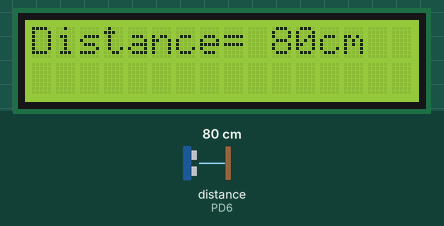
This program was run on a simulated ATmega32, built with avr-gcc and emulated at 8 MHz. On the bench: 16×2 character LCD. Wiring (inferred from the names in the program): ultrasonic range finder: trigger PB5; echo PD6; character LCD (HD44780): RS PB0; R/W PB1; E PB2; data PA0, PA1, PA2, PA3, PA4, PA5, PA6, PA7. The inputs (shaded band) are chosen by the test bench; at power-on: distance to the obstacle (sensor on PD6) 80 cm. The echo pulse lasts 58.3 µs per cm.

Above: at 1.2 s.
1.3 s: distance to the obstacle (sensor on PD6) set to 60 cm
2.8 s: distance to the obstacle (sensor on PD6) set to 2 cm
At 3.2 s:
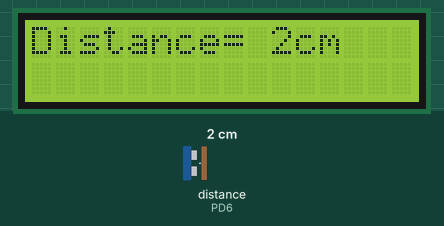
4.3 s: distance to the obstacle (sensor on PD6) set to 4 cm
At 4.6 s:
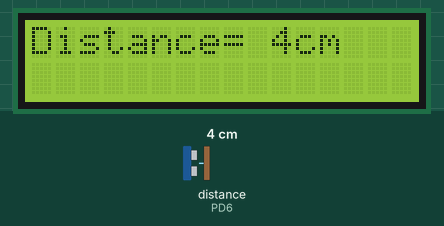
Timing chart, 0 to 7.3 s (numbered marks = the images above; inputs shaded):
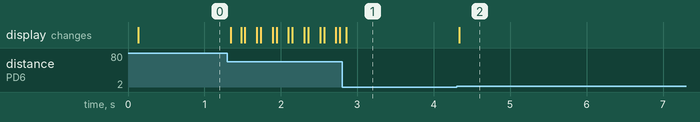

The program:

main.c
```c
/******************************************************************************
 *
 * Title: 		Distance Measuring Project
 *
 * Description: This application uses GPIO, ICU, LCD, Ultrasonic Sensor
 * 				to measure the distance sensed by the Ultrasonic sensor, then
 * 				display this distance on the LCD
 *
 * Author:		Moaz Mohamed
 *
 * Date: 		11/10/2022
 *
 *******************************************************************************/

/*******************************************************************************
 *                                Includes                                     *
 *******************************************************************************/
#include "lcd.h"
#include "ultrasonic.h"
#include <avr/io.h>/*To access SREG register*/

/*********************Program starts here*********************/
int main(void)
{
	/*variable to store the distance*/
	uint16 distance=0;

	/* Enable Global Interrupt I-Bit */
	SREG |= (1<<7);

	/*Hardware Initializations*/
	LCD_init();
	Ultrasonic_init();

	/*Display "Distance= " only once at the beginning*/
	LCD_displayString("Distance= ");

	/*Program Logic*/
	while(1)
	{
		/*Read the distance sensed by the ultrasonic sensor*/
		distance=Ultrasonic_readDistance();

		/*Display this distance at row 0 and column 10 on the LCD*/
		LCD_moveCursor(0, 10);
		LCD_integerToString(distance);

		/*Add "cm" notation to the displayed number*/
		LCD_displayString("cm ");

	}
}
```

icu.c
```c
 /******************************************************************************
 *
 * Module: ICU
 *
 * File Name: icu.c
 *
 * Description: Source file for the AVR ICU driver
 *
 * Author: Moaz Mohamed
 *
 *******************************************************************************/

#include "icu.h"
#include <avr/io.h> /*To access Timer1 Registers*/
#include <avr/interrupt.h> /*To Type ICU ISR*/

/*******************************************************************************
 *                           Global Variables                                  *
 *******************************************************************************/
/*Global variable to hold the address of the call back function*/
static volatile void (*g_callBackPtr)(void)=NULL_PTR;

/*******************************************************************************
 *                       Interrupt Service Routines                            *
 *******************************************************************************/
ISR(TIMER1_CAPT_vect)
{
	if(g_callBackPtr!=NULL_PTR)
	{
		/* Call the Call Back function in the application after the edge is detected */
		(*g_callBackPtr)();
	}
}

/*******************************************************************************
 *                      Functions Definitions                                  *
 *******************************************************************************/
/*
 * Description : Function to initialize the ICU driver
 * 	1. Set the required clock.
 * 	2. Set the required edge detection.
 * 	3. Enable the Input Capture Interrupt.
 * 	4. Initialize Timer1 Registers
 */
void Icu_init(const Icu_ConfigType * Config_Ptr )
{
	/* Configure ICP1/PD6 as i/p pin */
	DDRD &= ~(1<<PD6);

	/*Set FOCA & FOC1B, and clear other bits in TCCR1A*/
	TCCR1A=(1<<FOC1A)|(1<<FOC1B);

	/*Configure Edge & clock for ICU*/
	TCCR1B=(TCCR1B&0xA0)|(Config_Ptr->clock)|(Config_Ptr->edge<<ICES1);

	/*initialize Timer1 counter*/
	TCNT1=0;

	/* Initial Value for the input capture register */
	ICR1 = 0;

	/*Enable ICU interrupt*/
	TIMSK|=(1<<TICIE1);
}
/*
 * Description: Function to set the Call Back function address.
 */
void Icu_setCallBack(void(*a_ptr)(void))
{
	/*assign the address of the call back function to the global variable to be able
	 * to call it in the ISR
	 */
	g_callBackPtr=a_ptr;
}
/*
 * Description: Function to set the required edge detection.
 */
void Icu_setEdgeDetectionType(const Icu_EdgeType edgeType)
{
	/*Set the edge selection bit in TCCR1B as required*/
	TCCR1B=(TCCR1B&0xBF)|(edgeType<<ICES1);
}
/*
 * Description: Function to get the Timer1 Value when the input is captured
 *              The value stored at Input Capture Register ICR1
 */
uint16 Icu_getInputCaptureValue(void)
{
	return ICR1;
}
/*
 * Description: Function to clear the Timer1 Value to start count from ZERO
 */
void Icu_clearTimerValue(void)
{
	/*Set TCNT1 to equal zero*/
	TCNT1=0;
}
/*
 * Description: Function to disable the Timer1 to stop the ICU Driver
 */
void Icu_DeInit(void)
{
	/*Clear Timer1 registers*/
	TCCR1A=0;
	TCCR1B=0;
	TCNT1=0;
	ICR1=0;

	/*Disable ICU interrupt*/
	TIMSK&=~(1<<TICIE1);
}
```

icu.h
```c
 /******************************************************************************
 *
 * Module: ICU
 *
 * File Name: icu.h
 *
 * Description: Header file for the AVR ICU driver
 *
 * Author: Moaz Mohamed
 *
 *******************************************************************************/

#ifndef ICU_H_
#define ICU_H_

#include "std_types.h"

/*******************************************************************************
 *                         Types Declaration                                   *
 *******************************************************************************/
typedef enum
{
	NO_CLOCK,F_CPU_CLOCK,F_CPU_8,F_CPU_64,F_CPU_256,F_CPU_1024
}Icu_Clock;

typedef enum
{
	FALLING,RISING
}Icu_EdgeType;

typedef struct
{
	Icu_Clock clock;
	Icu_EdgeType edge;
}Icu_ConfigType;

/*******************************************************************************
 *                      Functions Prototypes                                   *
 *******************************************************************************/
/*
 * Description : Function to initialize the ICU driver
 * 	1. Set the required clock.
 * 	2. Set the required edge detection.
 * 	3. Enable the Input Capture Interrupt.
 * 	4. Initialize Timer1 Registers
 */
void Icu_init(const Icu_ConfigType * Config_Ptr);

/*
 * Description: Function to set the Call Back function address.
 */
void Icu_setCallBack(void(*a_ptr)(void));

/*
 * Description: Function to set the required edge detection.
 */
void Icu_setEdgeDetectionType(const Icu_EdgeType edgeType);

/*
 * Description: Function to get the Timer1 Value when the input is captured
 *              The value stored at Input Capture Register ICR1
 */
uint16 Icu_getInputCaptureValue(void);

/*
 * Description: Function to clear the Timer1 Value to start count from ZERO
 */
void Icu_clearTimerValue(void);

/*
 * Description: Function to disable the Timer1 to stop the ICU Driver
 */
void Icu_DeInit(void);

#endif /* ICU_H_ */
```

ultrasonic.c
```c
/******************************************************************************
 *
 * Module: Ultrasonic Sensor
 *
 * File Name: ultrasonic.c
 *
 * Description: Source file for the Ultrasonic Sensor driver
 *
 * Author: Moaz Mohamed
 *
 *******************************************************************************/

#include "ultrasonic.h"
#include "gpio.h"
#include "icu.h"
#include <util/delay.h>/*To use 10us delay in Ultrasonic_Trigger() function*/
#include <math.h> /*To use the ceil() function in Ultrasonic_readDistance() function*/

/*******************************************************************************
 *                           Global Variables                                  *
 *******************************************************************************/

/*Flag to tell whether to start distance calculations or not, i.e., ISR has happened
 * and edgeProcessing() has finished calculating the high time.
 */
static volatile uint8 g_startCalculations=0;

/*Global variable to store the calculated high time*/
static volatile uint16 g_highTime=0;

/*This interrupt counter is used to aid in calculating the high time in the edgeProcessing function*/
static volatile uint8 g_interruptCounter=0;

/*******************************************************************************
 *                     Static Functions Prototypes                             *
 *******************************************************************************/
/*
 * Description: This function is responsible for:
 * 1- Sending the trigger pulse to the ultrasonic sensor.
 */
static void Ultrasonic_Trigger(void);

/*******************************************************************************
 *                      Functions Definitions                                  *
 *******************************************************************************/

/*
 * Description: This function is responsible for:
 * 1- Initialize The ICU module as required.
 * 2- Setup the ICU call back function.
 * 3- Setup the direction for the trigger pin as output pin through the GPIO driver.
 */
void Ultrasonic_init(void)
{
	/*Configuration Structure for the ICU*/
#if (ICU_TIMER_PRESCALER == 1)

	Icu_ConfigType Icu_Config_Struct={F_CPU_CLOCK,RISING};

#elif (ICU_TIMER_PRESCALER == 8)

	Icu_ConfigType Icu_Config_Struct={F_CPU_8,RISING};

#elif (ICU_TIMER_PRESCALER == 64)

	Icu_ConfigType Icu_Config_Struct={F_CPU_64,RISING};

#elif (ICU_TIMER_PRESCALER == 256)

	Icu_ConfigType Icu_Config_Struct={F_CPU_256,RISING};

#elif (ICU_TIMER_PRESCALER == 1024)

	Icu_ConfigType Icu_Config_Struct={F_CPU_1024,RISING};

#endif
	/*Initialize the ICU*/
	Icu_init(&Icu_Config_Struct);

	/*Send the call back function of the ultrasonic to the ICU driver
	 * to be called when an edge is detected, .i.e, interrupt.
	 */
	Icu_setCallBack(Ultrasonic_edgeProcessing);

	/*Setup the direction of the trigger pin as output pin*/
	GPIO_setupPinDirection(ULTRASONIC_TRIGGER_PORT_ID, ULTRASONIC_TRIGGER_PIN_ID, PIN_OUTPUT);
}

/*
 * Description: This function is responsible for:
 * 1- Sending the trigger pulse to the ultrasonic sensor.
 */
static void Ultrasonic_Trigger(void)
{
	/*Set the trigger Pin high for 10 us*/
	GPIO_writePin(ULTRASONIC_TRIGGER_PORT_ID, ULTRASONIC_TRIGGER_PIN_ID, LOGIC_HIGH);
	_delay_us(TRIGGER_PIN_DELAY_TIME_MICROSECONDS);

	/*Clear the trigger pin*/
	GPIO_writePin(ULTRASONIC_TRIGGER_PORT_ID, ULTRASONIC_TRIGGER_PIN_ID, LOGIC_LOW);
}

/*
 * Description: This function is responsible for:
 * 1- Send the trigger pulse by using Ultrasonic_Trigger function.
 * 2- Start the measurements by the ICU from this moment.
 */
uint16 Ultrasonic_readDistance(void)
{
	static uint16 distance=0;

	/*Send the trigger pulse*/
	Ultrasonic_Trigger();

	/*Start the high time, when high time is calculated, .i.e, The g_startCalculations=1*/
	if(g_startCalculations==1)
	{
		/*Set the flag to zero for the next time*/
		g_startCalculations=0;

		/*Calculate the distance, then return it*/
		distance=(uint16)ceil((((float64)(SOUND_SPEED_CENTIMETERS_SECONDS/2)/(float64)(FREQ_CPU_CLOCK))*((float64)g_highTime)*(float64)ICU_TIMER_PRESCALER));

		/*Error handling at specific cases. After this handling, the driver can accurately calculate the distance up to 4 meters with no error*/
		if(distance>=59&&distance<129)
		{
			/*if distance >= 59 the error is -1, so we add 1 to distance*/
			distance+=1;
		}
		else if(distance>=129&&distance<199)
		{
			/*if distance >= 129 the error is -2, so we add 2 to distance*/
			distance+=2;
		}
		else if(distance>=199&&distance<270)
		{
			/*if distance >= 199 the error is -3, so we add 3 to distance*/
			distance+=3;
		}
		else if(distance>=270&&distance<343)
		{
			/*if distance >= 270 the error is -4, so we add 4 to distance*/
			distance+=4;
		}
		else if(distance>=343)
		{
			/*if distance >= 270 the error is -5, so we add 5 to distance*/
			distance+=5;
		}

		/*Return the modified distance*/
		return distance;

	}
	else
	{
		/*return old calculated distance for now till new distance is calculated, because it's a static variable*/
		return distance;
	}

}

/*
 * Description: This function is responsible for:
 * 1- This is the call back function called by the ICU driver.
 * 2- This is used to calculate the high time (pulse time) generated by the ultrasonic sensor.
 */
void Ultrasonic_edgeProcessing(void)
{
	g_interruptCounter++;
	/*Check for first rising edge*/
	if(g_interruptCounter==1)
	{
		/*Clear the timer to start high time calculation from this moment*/
		Icu_clearTimerValue();
		/*Set ICU to operate with falling edge to get the high time when ISR is called next time*/
		Icu_setEdgeDetectionType(FALLING);
	}
	else if(g_interruptCounter==2)
	{
		/*Read the highTime value*/
		g_highTime=Icu_getInputCaptureValue();
		/*Set the ICU to operate with rising edge again, .i.e reinitialize the ICU for next distance calculation*/
		Icu_setEdgeDetectionType(RISING);
		/*Reset the interrupt counter*/
		g_interruptCounter=0;
		/*set the g_startCalculations=1 to allow the Ultrasonic_readDistance(void) to do distance calculation*/
		g_startCalculations=1;
	}
	else
	{
		/*Do Nothing, the program will never enter here*/
	}
}
```

ultrasonic.h
```c
/******************************************************************************
 *
 * Module: Ultrasonic Sensor
 *
 * File Name: ultrasonic.h
 *
 * Description: Header file for the Ultrasonic Sensor driver
 *
 * Author: Moaz Mohamed
 *
 *******************************************************************************/

#ifndef ULTRASONIC_H_
#define ULTRASONIC_H_

#include "std_types.h"

/*******************************************************************************
 *                                Definitions                                  *
 *******************************************************************************/

/*Ultrasonic Pins connections*/
#define ULTRASONIC_TRIGGER_PORT_ID						PORTB_ID
#define ULTRASONIC_TRIGGER_PIN_ID						PIN5_ID

#define ULTRASONIC_ECHO_PORT_ID							PORTD_ID
#define ULTRASONIC_ECHO_PIN_ID							PIN6_ID


#define TRIGGER_PIN_DELAY_TIME_MICROSECONDS				10
#define SOUND_SPEED_CENTIMETERS_SECONDS					34000

#define ICU_TIMER_PRESCALER								8
#define FREQ_CPU_CLOCK									8000000
/*******************************************************************************
 *                      Functions Prototypes                                   *
 *******************************************************************************/

/*
 * Description: This function is responsible for:
 * 1- Initialize The ICU module as required.
 * 2- Setup the ICU call back function.
 * 3- Setup the direction for the trigger pin as output pin through the GPIO driver.
 */
void Ultrasonic_init(void);

/*
 * Description: This function is responsible for:
 * 1- Send the trigger pulse by using Ultrasonic_Trigger function.
 * 2- Start the measurements by the ICU from this moment.
 */
uint16 Ultrasonic_readDistance(void);

/*
 * Description: This function is responsible for:
 * 1- This is the call back function called by the ICU driver.
 * 2- This is used to calculate the high time (pulse time) generated by the ultrasonic sensor.
 */
void Ultrasonic_edgeProcessing(void);

#endif /* ULTRASONIC_H_ */
```

lcd.h
```c
/******************************************************************************
 *
 * Module: LCD
 *
 * File Name: lcd.h
 *
 * Description: Header file for the LCD driver
 *
 * Author: Moaz Mohamed
 *
 *******************************************************************************/

#ifndef LCD_H_
#define LCD_H_

#include "std_types.h"

/*******************************************************************************
 *                                Definitions                                  *
 *******************************************************************************/
/*To determine the connections of RW pin, if
 * it's connected to the MCU
 */
#define LCD_RW_IS_CONNECTED_TO_MCU

/* LCD Data bits mode configuration, its value should be 4 or 8*/
#define LCD_DATA_BITS_MODE 8

#if ((LCD_DATA_BITS_MODE!=4)&&(LCD_DATA_BITS_MODE!=8))

#error "Data bits mode should either be 4 or 8"

#endif

/* LCD HW Ports and Pins Ids */
#define LCD_RS_PORT_ID                 PORTB_ID
#define LCD_RS_PIN_ID                  PIN0_ID

#define LCD_E_PORT_ID                  PORTB_ID
#define LCD_E_PIN_ID                   PIN2_ID

#define LCD_DATA_PORT_ID               PORTA_ID

#ifdef LCD_RW_IS_CONNECTED_TO_MCU

#define LCD_RW_PORT_ID                 PORTB_ID
#define LCD_RW_PIN_ID                  PIN1_ID

#endif

#if (LCD_DATA_BITS_MODE==4)

#define LCD_DATA_DB4_PIN_ID			   PIN3_ID
#define LCD_DATA_DB5_PIN_ID			   PIN4_ID
#define LCD_DATA_DB6_PIN_ID			   PIN5_ID
#define LCD_DATA_DB7_PIN_ID			   PIN6_ID

#endif

/* LCD Commands */
#define LCD_CLEAR_COMMAND                    0x01
#define LCD_GO_TO_HOME                       0x02
#define LCD_TWO_LINES_EIGHT_BITS_MODE        0x38
#define LCD_TWO_LINES_FOUR_BITS_MODE         0x28
#define LCD_TWO_LINES_FOUR_BITS_MODE_INIT1   0x33
#define LCD_TWO_LINES_FOUR_BITS_MODE_INIT2   0x32
#define LCD_CURSOR_OFF                       0x0C
#define LCD_CURSOR_ON                        0x0E
#define LCD_SET_CURSOR_LOCATION              0x80

/*******************************************************************************
 *                      Functions Prototypes                                   *
 *******************************************************************************/

/*
 * Description :
 * Initialize the LCD:
 * 1. Setup the LCD pins directions by use the GPIO driver.
 * 2. Setup the LCD Data Mode 4-bits or 8-bits.
 */
void LCD_init(void);

/*
 * Description :
 * Send the required command to the screen
 */
void LCD_sendCommand(uint8 command);

/*
 * Description :
 * Display the required character on the screen
 */
void LCD_displayCharacter(uint8 character);

/*
 * Description :
 * Display the required string on the screen
 */
void LCD_displayString(const char* string);

/*
 * Description :
 * Move the cursor to a specified row and column index on the screen
 */
void LCD_moveCursor(uint8 row,uint8 col);

/*
 * Description :
 * Display the required string in a specified row and column index on the screen
 */
void LCD_displayStringRowColumn(uint8 row,uint8 col, const char* string);

/*
 * Description :
 * Display the required decimal value on the screen
 */
void LCD_integerToString(long data);

/*
 * Description :
 * Send the clear screen command
 */
void LCD_clearScreen();

#endif /* LCD_H_ */
```

Source omitted: lcd.c (7764 bytes), common_macros.h (1203 bytes), gpio.c (5438 bytes), gpio.h (3554 bytes), std_types.h (1403 bytes)

Measured:
- after the input at 2.8 s, the display: changes after 0.06 s (image 1)
- after the input at 4.3 s, the display: changes at once (image 2)
